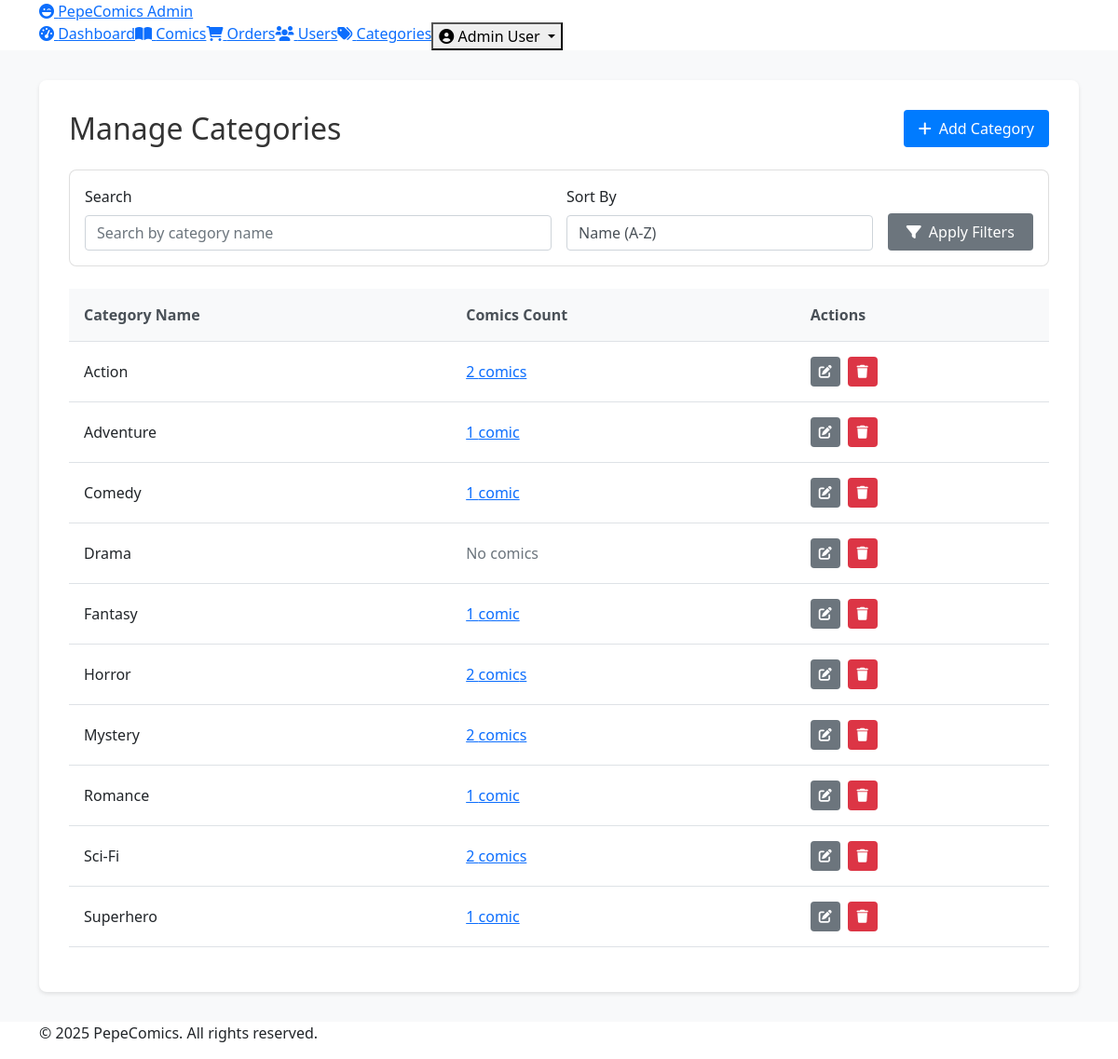
Page /admin/php/views/categories.php (signed in) on the committed database.
### tables this page shows
CREATE TABLE categories (
    category_id INT AUTO_INCREMENT PRIMARY KEY,
    name VARCHAR(100) UNIQUE NOT NULL
);

### php/models/Category.php (called while the page is built, shortened)
<?php
class Category {
    private $pdo;
    public function __construct($pdo) {
        $this->pdo = $pdo;
    }
    public function getCategoryComicsCount($categoryId) {
        try {
            $stmt = $this->pdo->prepare('
                SELECT COUNT(DISTINCT cc.comic_id) as count
                FROM comic_categories cc
                WHERE cc.category_id = :category_id
            ');
            $stmt->execute(['category_id' => $categoryId]);
            return $stmt->fetch(PDO::FETCH_ASSOC)['count'];
        } catch (Exception $e) {
            error_log("Error getting category comics count: " . $e->getMessage());
            return 0;
        }
    }
    public function getCategoriesWithFilters($search = '', $sort = 'name_asc') {
        try {
            $params = [];
            $sql = "SELECT c.*,
                          (SELECT COUNT(DISTINCT cc.comic_id)
                           FROM comic_categories cc
                           WHERE cc.category_id = c.category_id) as comics_count
                   FROM categories c";
            switch ($sort) {
                case 'name_asc':
                default:
                    $sql .= " ORDER BY c.name ASC";
            }
            $stmt = $this->pdo->prepare($sql);
            $stmt->execute($params);
            return $stmt->fetchAll(PDO::FETCH_ASSOC);
        } catch (Exception $e) {
            error_log("Error getting filtered categories: " . $e->getMessage());
            return [];
        }
    }
}

### admin/php/views/categories.php (the view, shortened to what this page needs)
<?php
require_once '../../../php/db.php';
require_once '../../../php/models/Category.php';
$categoryModel = new Category($pdo);
$search = $_GET['search'] ?? '';
$sort = $_GET['sort'] ?? 'name_asc';
$categories = $categoryModel->getCategoriesWithFilters($search, $sort);
require_once 'header.php';
?>
<div class="admin-main">
    <div class="container">
        <div class="admin-content">
            <div class="d-flex justify-content-between align-items-center mb-4">
                <h1>Manage Categories</h1>
                <button type="button" class="admin-btn admin-btn-primary"
                        onclick="showAddCategoryModal()">
                    <i class="fas fa-plus"></i> Add Category
                </button>
            </div>
            <div class="card mb-4">
                <div class="card-body">
                    <form method="GET" class="row g-3">
                        <div class="col-md-6">
                            <label for="search" class="form-label">Search</label>
                            <input type="text" class="form-control" id="search" name="search"
                                   value="<?= htmlspecialchars($search) ?>"
                                   placeholder="Search by category name">
                        </div>
                        <div class="col-md-4">
                            <label for="sort" class="form-label">Sort By</label>
                            <select class="form-control" id="sort" name="sort">
                                <option value="name_asc" <?= $sort === 'name_asc' ? 'selected' : '' ?>>
                                    Name (A-Z)
                                </option>
                            </select>
                        </div>
                        <div class="col-md-2 d-flex align-items-end">
                            <button type="submit" class="admin-btn admin-btn-secondary w-100">
                                <i class="fas fa-filter"></i> Apply Filters
                            </button>
                        </div>
                    </form>
                </div>
            </div>
            <div class="table-responsive">
                <table class="admin-table">
                    <thead>
                        <tr>
                            <th>Category Name</th>
                            <th>Comics Count</th>
                            <th>Actions</th>
                        </tr>
                    </thead>
                    <tbody>
                        <?php foreach ($categories as $category): ?>
                            <tr>
                                <td><?= htmlspecialchars($category['name']) ?></td>
                                <td>
                                    <?php
                                    $comicsCount = $categoryModel->getCategoryComicsCount($category['category_id']);
                                    if ($comicsCount > 0):
                                    ?>
                                        <a href="comics.php?category=<?= $category['category_id'] ?>"
                                           class="comic-count">
                                            <?= $comicsCount ?> comic<?= $comicsCount !== 1 ? 's' : '' ?>
                                        </a>
                                    <?php else: ?>
                                        <span class="text-muted">No comics</span>
                                    <?php endif; ?>
                                </td>
                                <td>
                                    <div class="action-buttons">
                                        <button type="button"
                                                class="admin-btn admin-btn-secondary btn-sm"
                                                onclick="showEditCategoryModal(<?= $category['category_id'] ?>, '<?= htmlspecialchars($category['name']) ?>')">
                                            <i class="fas fa-edit"></i>
                                        </button>
                                        <button type="button"
                                                class="admin-btn admin-btn-danger btn-sm"
                                                onclick="deleteCategory(<?= $category['category_id'] ?>, '<?= htmlspecialchars($category['name']) ?>')">
                                            <i class="fas fa-trash"></i>
                                        </button>
                                    </div>
                                </td>
                            </tr>
                        <?php endforeach; ?>
                    </tbody>
                </table>
            </div>
        </div>
    </div>
</div>
<?php require_once 'footer.php'; ?>

### admin/css/admin.css (style rules this page uses)
.admin-main { padding: 2rem 0; min-height: calc(100vh - 60px); background-color: #f8f9fa; }
.admin-content { background-color: #fff; border-radius: 8px; box-shadow: 0 2px 4px rgba(0, 0, 0, 0.1); padding: 2rem; }
h1 { color: #333; font-size: 2rem; margin-bottom: 0; }
.admin-btn { display: inline-flex; align-items: center; justify-content: center; padding: 0.5rem 1rem; border-radius: 4px; border: none; font-weight: 500; cursor: pointer; transition: all 0.2s ease-in-out; }
.admin-btn i { margin-right: 0.5rem; }
.admin-btn-primary { background-color: #007bff; color: #fff; }
.admin-btn-secondary { background-color: #6c757d; color: #fff; }
.admin-btn-danger { background-color: #dc3545; color: #fff; }
.btn-sm { padding: 0.25rem 0.5rem; font-size: 0.875rem; }
.admin-table { width: 100%; margin-bottom: 1rem; background-color: transparent; border-collapse: collapse; }
.admin-table th, .admin-table td { padding: 1rem; vertical-align: middle; border-bottom: 1px solid #dee2e6; }
.admin-table th { font-weight: 600; background-color: #f8f9fa; color: #495057; text-align: left; }
.action-buttons { display: flex; gap: 0.5rem; }
.action-buttons .admin-btn { width: 32px; height: 32px; padding: 0; }
.action-buttons .admin-btn i { margin: 0; }
.form-label { font-weight: 500; margin-bottom: 0.5rem; }
.form-control { display: block; width: 100%; padding: 0.375rem 0.75rem; font-size: 1rem; line-height: 1.5; color: #495057; background-color: #fff; background-clip: padding-box; border: 1px solid #ced4da; border-radius: 4px; transition: border-color 0.15s ease-in-out, box-shadow 0.15s ease-in-out; }
.card { position: relative; display: flex; flex-direction: column; min-width: 0; word-wrap: break-word; background-color: #fff; background-clip: border-box; border: 1px solid rgba(0, 0, 0, 0.125); border-radius: 8px; }
.card-body { flex: 1 1 auto; padding: 1rem; }
.mb-4 { margin-bottom: 1.5rem; }
.d-flex { display: flex; }
.justify-content-between { justify-content: space-between; }
.align-items-center { align-items: center; }
.text-muted { color: #6c757d; }

### rows in the picture
categories: name "Action", comicsCount "2"
categories: name "Adventure", comicsCount "1"
categories: name "Comedy", comicsCount "1"
categories: name "Drama", shows "No comics"
categories: name "Fantasy", comicsCount "1"
categories: name "Horror", comicsCount "2"
categories: name "Mystery", comicsCount "2"
categories: name "Romance", comicsCount "1"
categories: name "Sci-Fi", comicsCount "2"
categories: name "Superhero", comicsCount "1"

### other values in the picture
$_SESSION['user_name'] "Admin User"
